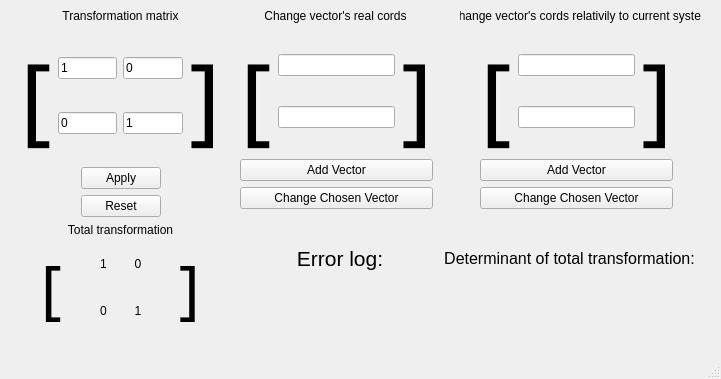
<?xml version="1.0" encoding="UTF-8"?>
<ui version="4.0">
 <class>MainWindow</class>
 <widget class="QMainWindow" name="MainWindow">
  <property name="geometry">
   <rect>
    <x>0</x>
    <y>0</y>
    <width>721</width>
    <height>379</height>
   </rect>
  </property>
  <property name="windowTitle">
   <string>Options</string>
  </property>
  <widget class="QWidget" name="centralwidget">
   <widget class="QWidget" name="gridLayoutWidget_2">
    <property name="geometry">
     <rect>
      <x>20</x>
      <y>30</y>
      <width>201</width>
      <height>301</height>
     </rect>
    </property>
    <layout class="QGridLayout" name="gridLayout_2">
     <item row="5" column="0">
      <widget class="QLabel" name="label_12">
       <property name="text">
        <string>Total transformation</string>
       </property>
       <property name="alignment">
        <set>Qt::AlignCenter</set>
       </property>
      </widget>
     </item>
     <item row="4" column="0">
      <layout class="QHBoxLayout" name="horizontalLayout_3">
       <item>
        <spacer name="horizontalSpacer_3">
         <property name="orientation">
          <enum>Qt::Horizontal</enum>
         </property>
         <property name="sizeHint" stdset="0">
          <size>
           <width>40</width>
           <height>20</height>
          </size>
         </property>
        </spacer>
       </item>
       <item>
        <widget class="QPushButton" name="ResetButton">
         <property name="text">
          <string>Reset</string>
         </property>
        </widget>
       </item>
       <item>
        <spacer name="horizontalSpacer_4">
         <property name="orientation">
          <enum>Qt::Horizontal</enum>
         </property>
         <property name="sizeHint" stdset="0">
          <size>
           <width>40</width>
           <height>20</height>
          </size>
         </property>
        </spacer>
       </item>
      </layout>
     </item>
     <item row="0" column="0">
      <layout class="QHBoxLayout" name="horizontalLayout">
       <item>
        <widget class="QLabel" name="label">
         <property name="font">
          <font>
           <family>Candara Light</family>
           <pointsize>72</pointsize>
          </font>
         </property>
         <property name="text">
          <string>[</string>
         </property>
         <property name="alignment">
          <set>Qt::AlignLeading|Qt::AlignLeft|Qt::AlignTop</set>
         </property>
        </widget>
       </item>
       <item>
        <layout class="QGridLayout" name="gridLayout">
         <item row="1" column="0">
          <widget class="QLineEdit" name="matrix00">
           <property name="text">
            <string>1</string>
           </property>
          </widget>
         </item>
         <item row="1" column="1">
          <widget class="QLineEdit" name="matrix01">
           <property name="text">
            <string>0</string>
           </property>
          </widget>
         </item>
         <item row="2" column="0">
          <widget class="QLineEdit" name="matrix10">
           <property name="text">
            <string>0</string>
           </property>
          </widget>
         </item>
         <item row="2" column="1">
          <widget class="QLineEdit" name="matrix11">
           <property name="text">
            <string>1</string>
           </property>
          </widget>
         </item>
        </layout>
       </item>
       <item>
        <widget class="QLabel" name="label_2">
         <property name="font">
          <font>
           <family>Candara Light</family>
           <pointsize>72</pointsize>
          </font>
         </property>
         <property name="text">
          <string>]</string>
         </property>
         <property name="alignment">
          <set>Qt::AlignLeading|Qt::AlignLeft|Qt::AlignTop</set>
         </property>
        </widget>
       </item>
      </layout>
     </item>
     <item row="1" column="0">
      <layout class="QHBoxLayout" name="horizontalLayout_2">
       <item>
        <spacer name="horizontalSpacer">
         <property name="orientation">
          <enum>Qt::Horizontal</enum>
         </property>
         <property name="sizeHint" stdset="0">
          <size>
           <width>40</width>
           <height>20</height>
          </size>
         </property>
        </spacer>
       </item>
       <item>
        <widget class="QPushButton" name="ApplyButton">
         <property name="text">
          <string>Apply</string>
         </property>
        </widget>
       </item>
       <item>
        <spacer name="horizontalSpacer_2">
         <property name="orientation">
          <enum>Qt::Horizontal</enum>
         </property>
         <property name="sizeHint" stdset="0">
          <size>
           <width>40</width>
           <height>20</height>
          </size>
         </property>
        </spacer>
       </item>
      </layout>
     </item>
     <item row="6" column="0">
      <layout class="QHBoxLayout" name="horizontalLayout_4">
       <item>
        <widget class="QLabel" name="label_9">
         <property name="font">
          <font>
           <family>Candara Light</family>
           <pointsize>48</pointsize>
          </font>
         </property>
         <property name="text">
          <string>[</string>
         </property>
         <property name="alignment">
          <set>Qt::AlignHCenter|Qt::AlignTop</set>
         </property>
        </widget>
       </item>
       <item>
        <layout class="QGridLayout" name="gridLayout_9">
         <item row="1" column="0">
          <widget class="QLabel" name="current_cords00">
           <property name="text">
            <string>1</string>
           </property>
           <property name="alignment">
            <set>Qt::AlignCenter</set>
           </property>
          </widget>
         </item>
         <item row="1" column="1">
          <widget class="QLabel" name="current_cords01">
           <property name="text">
            <string>0</string>
           </property>
           <property name="alignment">
            <set>Qt::AlignCenter</set>
           </property>
          </widget>
         </item>
         <item row="2" column="1">
          <widget class="QLabel" name="current_cords11">
           <property name="text">
            <string>1</string>
           </property>
           <property name="alignment">
            <set>Qt::AlignCenter</set>
           </property>
          </widget>
         </item>
         <item row="2" column="0">
          <widget class="QLabel" name="current_cords10">
           <property name="text">
            <string>0</string>
           </property>
           <property name="alignment">
            <set>Qt::AlignCenter</set>
           </property>
          </widget>
         </item>
        </layout>
       </item>
       <item>
        <widget class="QLabel" name="label_10">
         <property name="font">
          <font>
           <family>Candara Light</family>
           <pointsize>48</pointsize>
          </font>
         </property>
         <property name="text">
          <string>]</string>
         </property>
         <property name="alignment">
          <set>Qt::AlignHCenter|Qt::AlignTop</set>
         </property>
        </widget>
       </item>
      </layout>
     </item>
    </layout>
   </widget>
   <widget class="QWidget" name="gridLayoutWidget_4">
    <property name="geometry">
     <rect>
      <x>240</x>
      <y>30</y>
      <width>193</width>
      <height>179</height>
     </rect>
    </property>
    <layout class="QGridLayout" name="gridLayout_5">
     <item row="2" column="0">
      <widget class="QPushButton" name="AddVector">
       <property name="text">
        <string>Add Vector</string>
       </property>
      </widget>
     </item>
     <item row="0" column="0">
      <layout class="QGridLayout" name="gridLayout_4">
       <item row="0" column="2">
        <widget class="QLabel" name="label_4">
         <property name="font">
          <font>
           <family>Candara Light</family>
           <pointsize>72</pointsize>
          </font>
         </property>
         <property name="text">
          <string>]</string>
         </property>
         <property name="alignment">
          <set>Qt::AlignLeading|Qt::AlignLeft|Qt::AlignTop</set>
         </property>
        </widget>
       </item>
       <item row="0" column="1">
        <layout class="QGridLayout" name="gridLayout_3">
         <item row="0" column="0">
          <widget class="QLineEdit" name="Vector_x"/>
         </item>
         <item row="1" column="0">
          <widget class="QLineEdit" name="Vector_y"/>
         </item>
        </layout>
       </item>
       <item row="0" column="0">
        <widget class="QLabel" name="label_3">
         <property name="font">
          <font>
           <family>Candara Light</family>
           <pointsize>72</pointsize>
          </font>
         </property>
         <property name="text">
          <string>[</string>
         </property>
         <property name="alignment">
          <set>Qt::AlignLeading|Qt::AlignLeft|Qt::AlignTop</set>
         </property>
        </widget>
       </item>
      </layout>
     </item>
     <item row="3" column="0">
      <widget class="QPushButton" name="ChangeVectorRealCords">
       <property name="text">
        <string>Change Chosen Vector</string>
       </property>
      </widget>
     </item>
    </layout>
   </widget>
   <widget class="QLabel" name="label_5">
    <property name="geometry">
     <rect>
      <x>240</x>
      <y>0</y>
      <width>191</width>
      <height>31</height>
     </rect>
    </property>
    <property name="text">
     <string>Change vector's real cords</string>
    </property>
    <property name="alignment">
     <set>Qt::AlignCenter</set>
    </property>
   </widget>
   <widget class="QLabel" name="label_6">
    <property name="geometry">
     <rect>
      <x>460</x>
      <y>0</y>
      <width>241</width>
      <height>31</height>
     </rect>
    </property>
    <property name="text">
     <string>Change vector's cords relativily to current system</string>
    </property>
    <property name="alignment">
     <set>Qt::AlignCenter</set>
    </property>
   </widget>
   <widget class="QWidget" name="gridLayoutWidget_5">
    <property name="geometry">
     <rect>
      <x>480</x>
      <y>30</y>
      <width>193</width>
      <height>179</height>
     </rect>
    </property>
    <layout class="QGridLayout" name="gridLayout_6">
     <item row="3" column="0">
      <widget class="QPushButton" name="ChangeVectorRelativeCords">
       <property name="text">
        <string>Change Chosen Vector</string>
       </property>
      </widget>
     </item>
     <item row="2" column="0">
      <widget class="QPushButton" name="AddVector_rel">
       <property name="text">
        <string>Add Vector</string>
       </property>
      </widget>
     </item>
     <item row="0" column="0">
      <layout class="QGridLayout" name="gridLayout_7">
       <item row="0" column="2">
        <widget class="QLabel" name="label_7">
         <property name="font">
          <font>
           <family>Candara Light</family>
           <pointsize>72</pointsize>
          </font>
         </property>
         <property name="text">
          <string>]</string>
         </property>
         <property name="alignment">
          <set>Qt::AlignLeading|Qt::AlignLeft|Qt::AlignTop</set>
         </property>
        </widget>
       </item>
       <item row="0" column="1">
        <layout class="QGridLayout" name="gridLayout_8">
         <item row="0" column="0">
          <widget class="QLineEdit" name="Vector_x_rel"/>
         </item>
         <item row="1" column="0">
          <widget class="QLineEdit" name="Vector_y_rel"/>
         </item>
        </layout>
       </item>
       <item row="0" column="0">
        <widget class="QLabel" name="label_8">
         <property name="font">
          <font>
           <family>Candara Light</family>
           <pointsize>72</pointsize>
          </font>
         </property>
         <property name="text">
          <string>[</string>
         </property>
         <property name="alignment">
          <set>Qt::AlignLeading|Qt::AlignLeft|Qt::AlignTop</set>
         </property>
        </widget>
       </item>
      </layout>
     </item>
    </layout>
   </widget>
   <widget class="QLabel" name="label_11">
    <property name="geometry">
     <rect>
      <x>60</x>
      <y>0</y>
      <width>121</width>
      <height>31</height>
     </rect>
    </property>
    <property name="text">
     <string>Transformation matrix</string>
    </property>
    <property name="alignment">
     <set>Qt::AlignCenter</set>
    </property>
   </widget>
   <widget class="QWidget" name="gridLayoutWidget">
    <property name="geometry">
     <rect>
      <x>260</x>
      <y>240</y>
      <width>160</width>
      <height>80</height>
     </rect>
    </property>
    <layout class="QGridLayout" name="gridLayout_10">
     <item row="0" column="0">
      <widget class="QLabel" name="label_13">
       <property name="font">
        <font>
         <pointsize>16</pointsize>
        </font>
       </property>
       <property name="text">
        <string>Error log:</string>
       </property>
       <property name="alignment">
        <set>Qt::AlignCenter</set>
       </property>
      </widget>
     </item>
     <item row="1" column="0">
      <widget class="QLabel" name="ErrorLog">
       <property name="text">
        <string/>
       </property>
       <property name="alignment">
        <set>Qt::AlignCenter</set>
       </property>
      </widget>
     </item>
    </layout>
   </widget>
   <widget class="QWidget" name="gridLayoutWidget_3">
    <property name="geometry">
     <rect>
      <x>440</x>
      <y>240</y>
      <width>259</width>
      <height>80</height>
     </rect>
    </property>
    <layout class="QGridLayout" name="gridLayout_11">
     <item row="1" column="0">
      <widget class="QLabel" name="determinant">
       <property name="text">
        <string/>
       </property>
       <property name="alignment">
        <set>Qt::AlignCenter</set>
       </property>
      </widget>
     </item>
     <item row="0" column="0">
      <widget class="QLabel" name="label_14">
       <property name="font">
        <font>
         <pointsize>12</pointsize>
        </font>
       </property>
       <property name="text">
        <string>Determinant of total transformation:</string>
       </property>
       <property name="alignment">
        <set>Qt::AlignCenter</set>
       </property>
      </widget>
     </item>
    </layout>
   </widget>
  </widget>
  <widget class="QMenuBar" name="menubar">
   <property name="geometry">
    <rect>
     <x>0</x>
     <y>0</y>
     <width>721</width>
     <height>21</height>
    </rect>
   </property>
  </widget>
  <widget class="QStatusBar" name="statusbar"/>
 </widget>
 <resources/>
 <connections/>
</ui>
